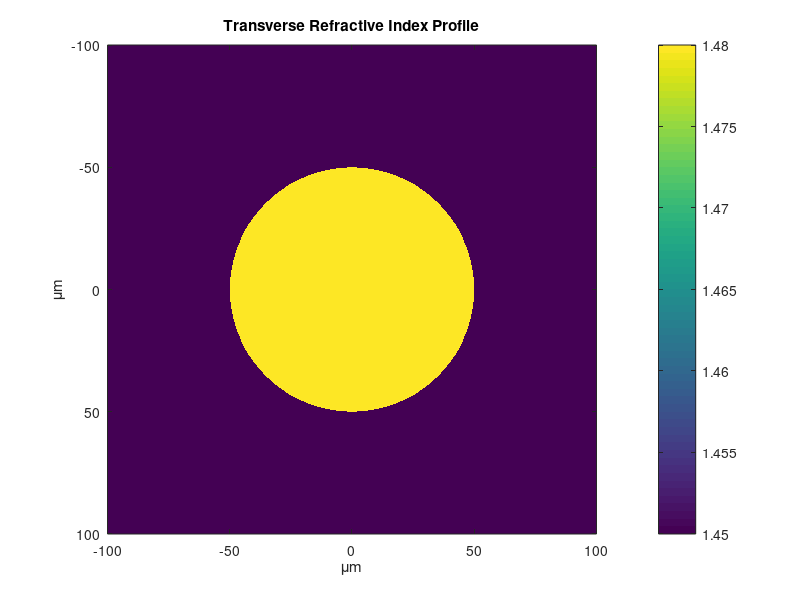
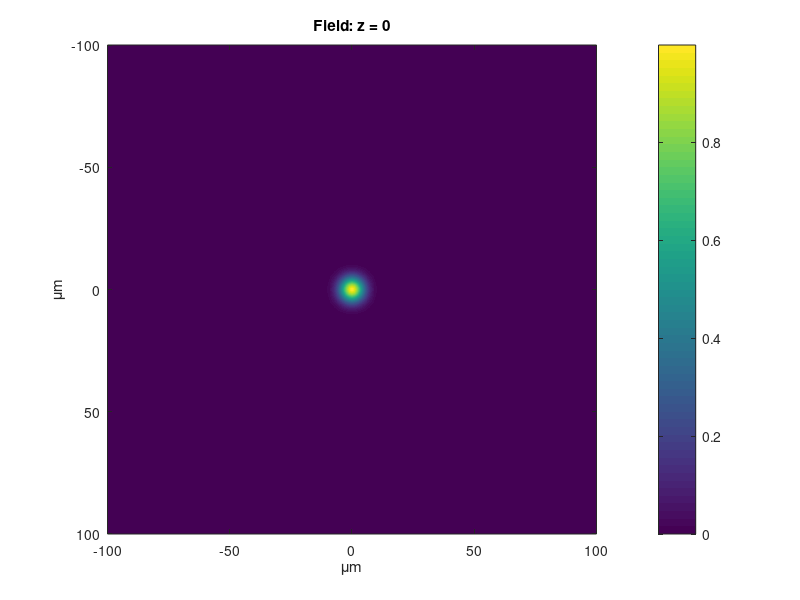
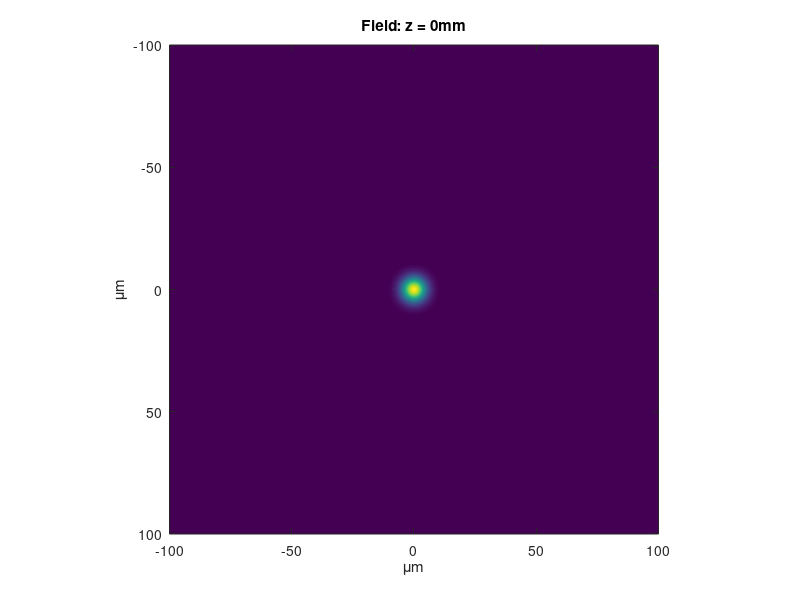

Write MATLAB code to recreate these figures, in order. (Note: this script raises an error after producing the figures.)
% Ralf Mouthaan
% University of Adelaide
% June 2023
%
% Beam propagation method - FFT implementation, as per Okamoto,
% "Fundamentals of Optical Waveguides", Ch. 7.2
% This is valid for geometries with small refractive index changes.
% I have implemented it with two-dimensional transverse coordinates.

clc; clear variables; close all;

%% User-entered parameters

lambda = 532e-9;
k0 = 2*pi/lambda;
CoreRadius = 50e-6;
NX = 1000;
NZ = 1000;
XMAX = 100e-6;
ZMAX = 1e-3;

%% Derived parameters
x = linspace(-XMAX, XMAX, NX);
dx = x(2) - x(1);
y = x.';
z = linspace(0, ZMAX, NZ);
dz = z(2) - z(1);
radius = sqrt(x.^2 + y.^2);
drho = 1/(max(x) - min(x));
rhox = (-(NX - 1)/2:(NX-1)/2)*drho;
rhoy = rhox.';
kx = 2*pi*rhox;
ky = 2*pi*rhoy;

%% Refractive index profile

n0 = 1.45;
n = ones(NX)*n0;
n(radius < CoreRadius) = 1.48;

figure; 
imagesc(x*1e6, y*1e6, n); 
axis square;
title('Transverse Refractive Index Profile')
xlabel('\mum')
ylabel('\mum')
colorbar;

%% Starting field

w0 = 5e-6;
F = exp(-radius.^2/w0^2);

figure; 
imagesc(x*1e6, y*1e6, F); 
axis square;
title('Field: z = 0')
xlabel('\mum')
ylabel('\mum')
colorbar;


%% Calculation

% This is an adaptation of the equation from Codina.
% I cannot ge the Okamoto equation to work.
dBeta = (kx.^2 + ky.^2)./(n0*k0 + sqrt(max(0,n0^2*k0*2 - kx.^2 - ky.^2)));

figure;
for i = 1:length(z)

    Ftemp = F;

    % Free space step
    Ftemp = fftshift(fft2(fftshift(Ftemp)));
    Ftemp = Ftemp.*exp(-1i*dBeta*dz/2);
    Ftemp = fftshift(ifft2(fftshift(Ftemp)));

    % Phase propagation
    Ftemp = Ftemp.*exp(-1i*k0*(n - n0)*dz);

    % Free space step
    Ftemp = fftshift(fft2(fftshift(Ftemp)));
    Ftemp = Ftemp.*exp(-1i*dBeta*dz/2);
    Ftemp = fftshift(ifft2(fftshift(Ftemp)));

    F = Ftemp;

    imagesc(x*1e6, y*1e6, abs(F)); 
    axis square;
    title(['Field: z = ' num2str(z(i)*1e3) 'mm'])
    xlabel('\mum')
    ylabel('\mum')
    clim([0 1])
    colorbar;
    drawnow;

end



























